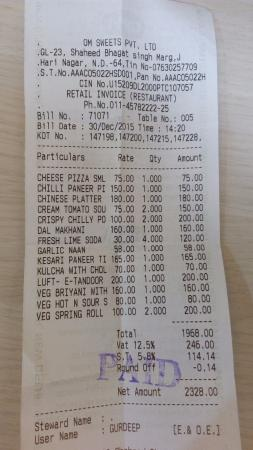
#> input picture Images/test.jpg, 253 x 450 px
$ python -i edged.py   (imports and definitions only)
#> lines starting #> are read from the running program, lines starting #| are printed output that depends on the picture
#> further down, picture is the input picture: shape (450, 253, 3); mean B, G, R 150.2, 151.5, 157.1
import cv2
import numpy as np
from skimage.morphology import disk
from skimage.filters import threshold_otsu, rank


def thresho(imgj):
	kernel = np.ones((2,2),np.uint8)
	gradient = cv2.morphologyEx(imgj, cv2.MORPH_GRADIENT, kernel)
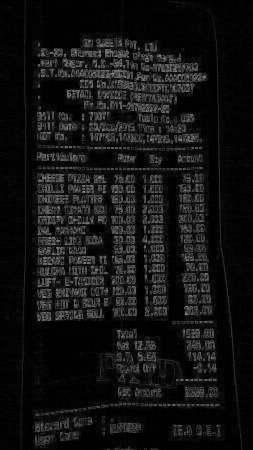
#> gradient: shape (450, 253, 3); mean B, G, R 19.6, 19.4, 19.4
	edges_inv = cv2.bitwise_not(gradient)
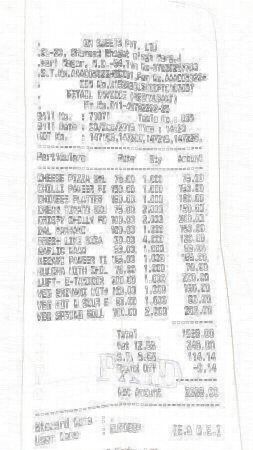
#> edges_inv: shape (450, 253, 3); mean B, G, R 235.4, 235.6, 235.6
#> (the run stopped early here; a loop or call above may not have finished)
